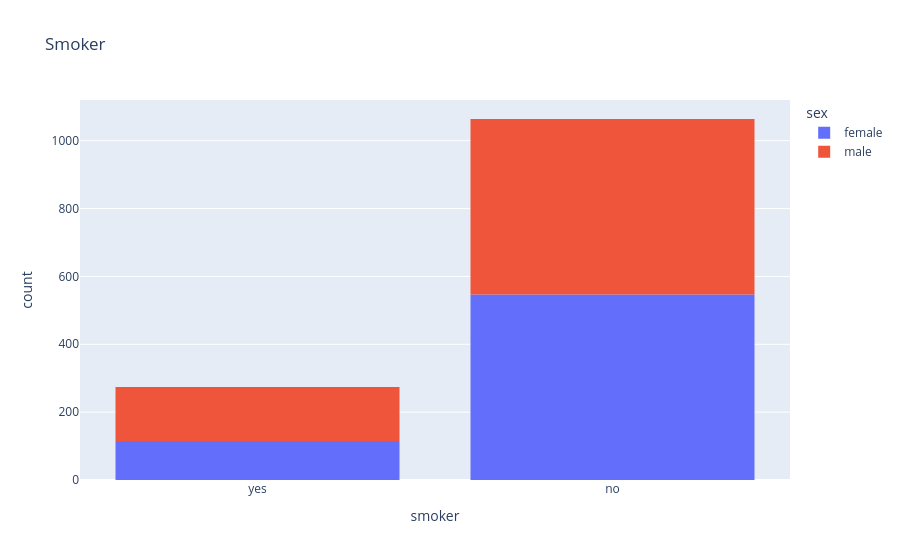

Source (notebook cell):
### Code cell
px.histogram(data,x="smoker",color ="sex",title="Smoker")

### Figure 1 — Plotly figure (JSON) as saved in the notebook; plotly's stock layout.template omitted (floating-point values rounded to 4 significant figures; data arrays with more than 128 entries replaced by an {"elided": "..."} marker saying what was removed)
{"data": [{"bingroup": "x", "hovertemplate": "sex=female<br>smoker=%{x}<br>count=%{y}<extra></extra>", "legendgroup": "female", "marker": {"color": "#636efa", "pattern": {"shape": ""}}, "name": "female", "orientation": "v", "showlegend": true, "type": "histogram", "x": {"elided": "662 str values"}, "xaxis": "x", "yaxis": "y"}, {"bingroup": "x", "hovertemplate": "sex=male<br>smoker=%{x}<br>count=%{y}<extra></extra>", "legendgroup": "male", "marker": {"color": "#EF553B", "pattern": {"shape": ""}}, "name": "male", "orientation": "v", "showlegend": true, "type": "histogram", "x": {"elided": "676 str values"}, "xaxis": "x", "yaxis": "y"}], "layout": {"barmode": "relative", "legend": {"title": {"text": "sex"}, "tracegroupgap": 0}, "title": {"text": "Smoker"}, "xaxis": {"anchor": "y", "domain": [0, 1], "title": {"text": "smoker"}}, "yaxis": {"anchor": "x", "domain": [0, 1], "title": {"text": "count"}}}}
